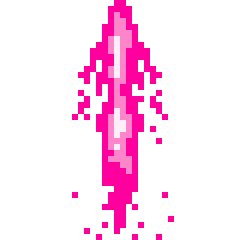
#> input picture assets/laser.gif, 40 x 40 px (shown 6 times larger)
$ python generate_missile_angles.py
#> lines starting #> are read from the running program, lines starting #| are printed output that depends on the picture
from PIL import Image, ImageSequence
import os

# Load the animated GIF
image = Image.open("assets/laser.gif")
#> image is the input picture: PIL image 40x40 P; mean R, G, B, A 255, 221.2, 27.6, 40.6

# Rotation bounds and step
start_angle = -90
end_angle = 90
step = 1

# Output directory
output_dir = "assets/missile/"
os.makedirs(output_dir, exist_ok=True)

# Loop over each rotation angle
for angle in range(start_angle, end_angle + 1, step):
    # Subdirectory for each rotation angle
    angle_dir = os.path.join(output_dir, f"angle_{angle}")
    os.makedirs(angle_dir, exist_ok=True)

    # Iterate through all frames
    for i, frame in enumerate(ImageSequence.Iterator(image)):
        # Convert frame to RGBA for transparency
        frame = frame.convert("RGBA")

        # Rotate the frame
        rotated = frame.rotate(angle, expand=True)

        # Optional: Paste on transparent background to clean up edges
        bg = Image.new("RGBA", rotated.size, (0, 0, 0, 0))
        bg.paste(rotated, (0, 0), rotated)

        # Save the rotated frame
        filename = f"frame_{i:03}.png"
        bg.save(os.path.join(angle_dir, filename))

    print(f"Saved frames for angle {angle}° in folder: {angle_dir}")
#> this loop made 181 passes
#> pass 1, `bg.save(os.path.join(angle_dir, filename))`:
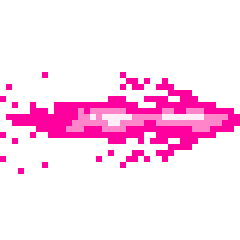
#> saved as frame_000.png: PIL image 40x40 RGBA (shown 6 times larger); mean R, G, B, A 40.6, 6.8, 27.6, 40.6; transparent parts drawn white
#> pass 1, `bg.save(os.path.join(angle_dir, filename))`:
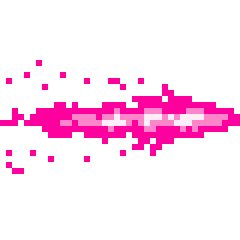
#> saved as frame_001.png: PIL image 40x40 RGBA (shown 6 times larger); mean R, G, B, A 35.9, 6.3, 24.4, 35.9; transparent parts drawn white
#> pass 1, `bg.save(os.path.join(angle_dir, filename))`:
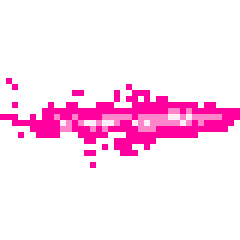
#> saved as frame_002.png: PIL image 40x40 RGBA (shown 6 times larger); mean R, G, B, A 34.6, 5, 23.2, 34.6; transparent parts drawn white
#> pass 1, `bg.save(os.path.join(angle_dir, filename))`:
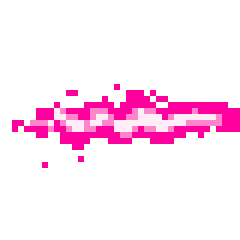
#> saved as frame_003.png: PIL image 40x40 RGBA (shown 6 times larger); mean R, G, B, A 34.7, 9.5, 25, 34.7; transparent parts drawn white
#> after the loop:
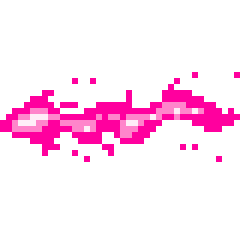
#> bg: PIL image 40x40 RGBA (shown 6 times larger); mean R, G, B, A 36.2, 5.9, 24.5, 36.2; transparent parts drawn white
#> after the loop:
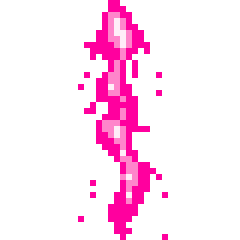
#> frame: PIL image 40x40 RGBA (shown 6 times larger); mean R, G, B, A 255, 224.8, 24.5, 36.2; transparent parts drawn white
